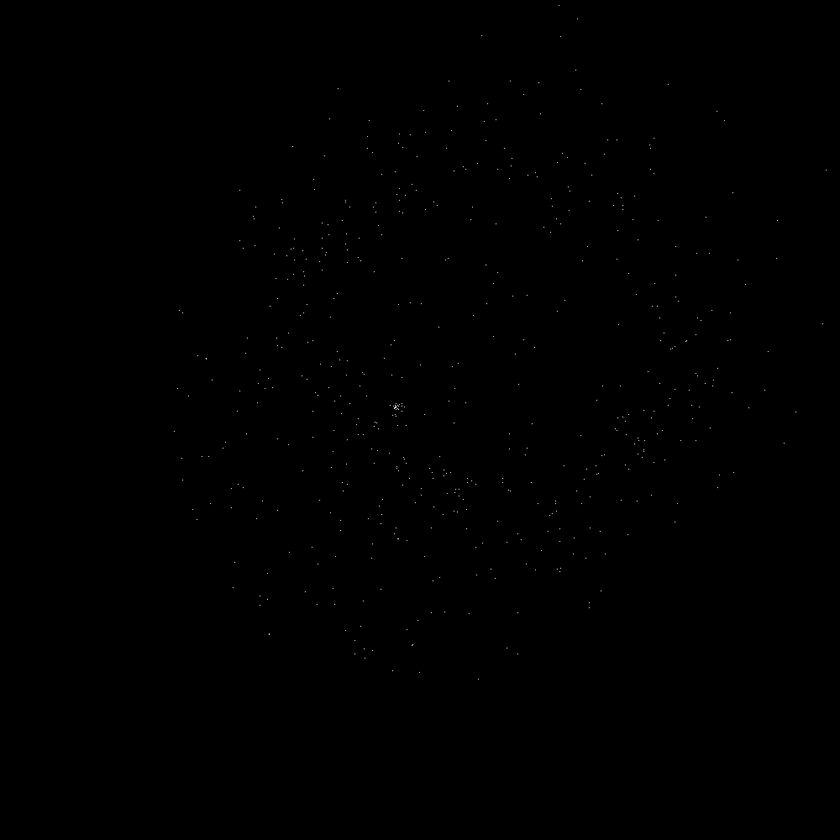
#> input picture sample.png, 840 x 840 px, shrunk from 1000 x 1000 before the run, found by its file name
$ python img_to_normtxt.py
#> lines starting #> are read from the running program, lines starting #| are printed output that depends on the picture; after the words box and inside, x2 and y2 are one past the last pixel; in counts of white or black regions, pixels touching at a corner belong together
from skimage import data, color
from skimage.util import img_as_ubyte
from skimage.io import imread

sample_image_filepath = 'sample.png'

img = imread(sample_image_filepath)
#> img is the input picture: shape (840, 840, 4); mean R, G, B, A 0.2, 0.2, 0.2, 255
normimg = img_as_ubyte(color.rgb2gray(img))

# plt.imsave('image_outputs/recreated.png', normimg, cmap='Greys') #if you want to check that the image was read correctly

for x in range(len(normimg)):       #'normalize' the image--i.e. set the non-photon pixels to 0 and photons to 1
    for y in range(len(normimg[1])):
        if normimg[x][y] != 0:
            normimg[x][y] = 1
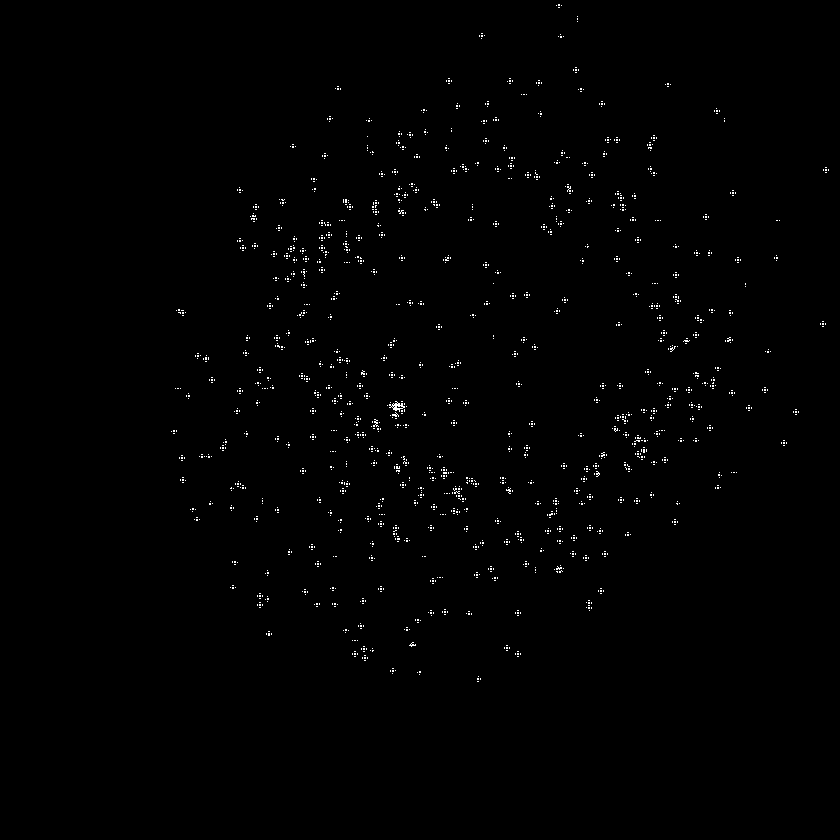
#> normimg: shape (840, 840); values 0 (black) and 1 (white), 0.67% white in thin lines or dots, all inside (x1, y1, x2, y2) = (171, 4, 829, 682)

for x in range(len(normimg)):       #output the normalized image
    for y in range(len(normimg[1])):
        print(normimg[x][y], end="")
    print()
#> this loop made 840 passes
#> (printed output is left out)


# plt.imsave('image_outputs/normrecreated.png', normimg, cmap='Greys') #if you want to see the results of normalizing the image

$ run again, with hough.png copied over sample.png
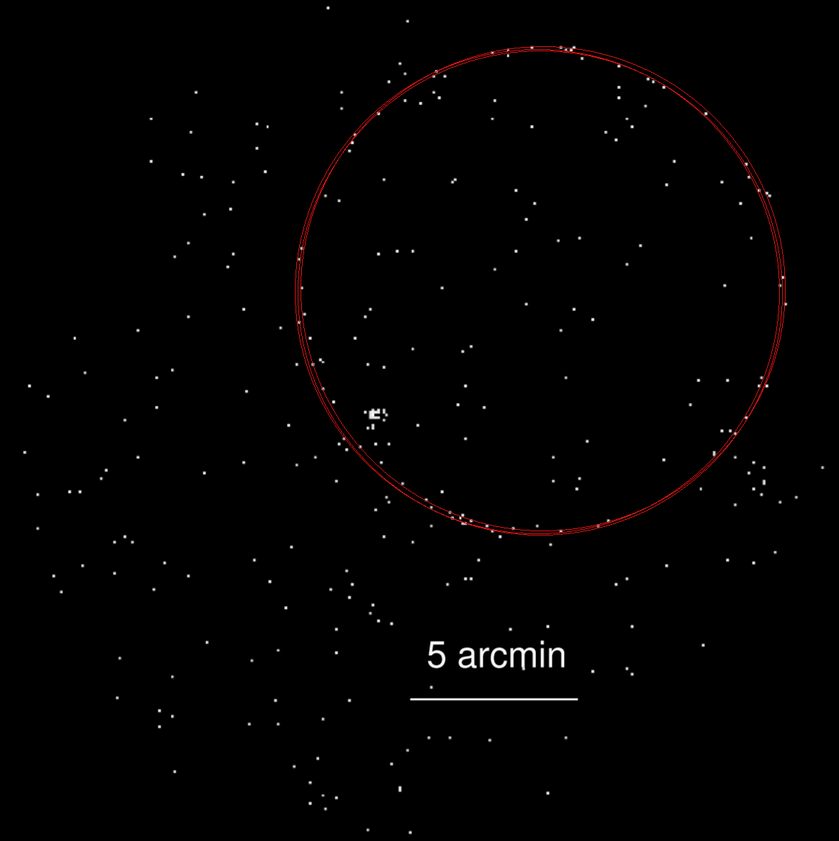
#> input picture hough.png, 839 x 841 px, shrunk from 1178 x 1181 before the run, found by its file name
#> img is the input picture: shape (841, 839, 4); mean R, G, B, A 2.2, 1.3, 1.3, 255
#> after the loop `for x in range(len(normimg)):       #'normalize' the image--i.e. set t..`:
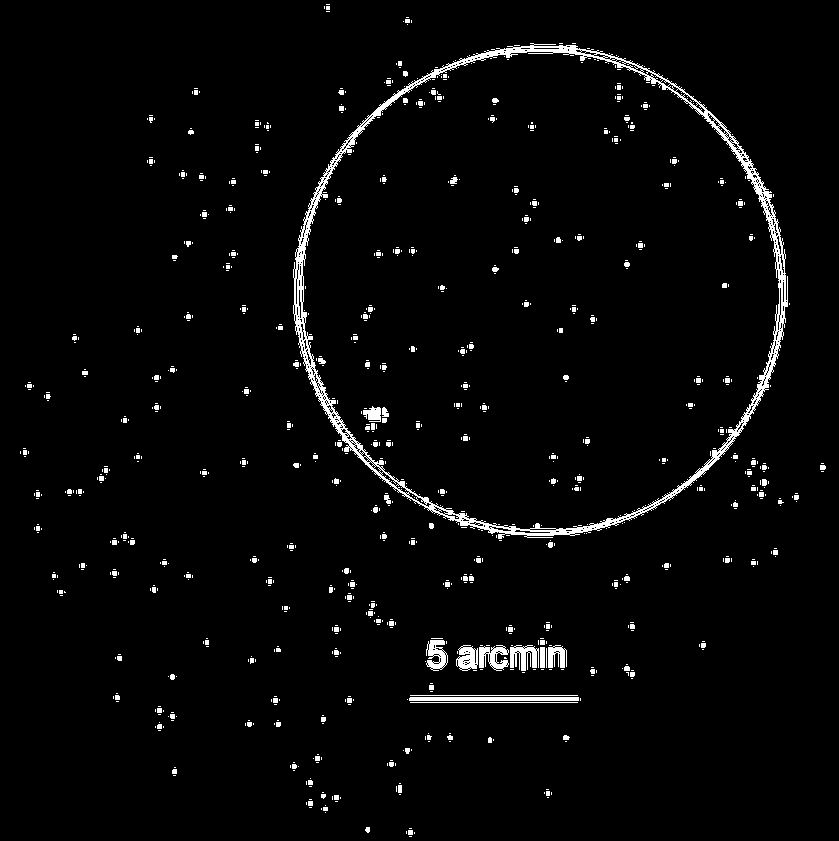
#> normimg: shape (841, 839); values 0 (black) and 1 (white), 2.9% white; 998 white regions (794 under 20 px), largest, box (x1, y1, x2, y2) and area: (293, 43, 788, 539) 10097, (409, 697, 579, 701) 679, (510, 645, 539, 671) 480
#> the loop `for x in range(len(normimg)):` made 841 passes
#> (printed output is left out)

$ run again, with hough2.png copied over sample.png
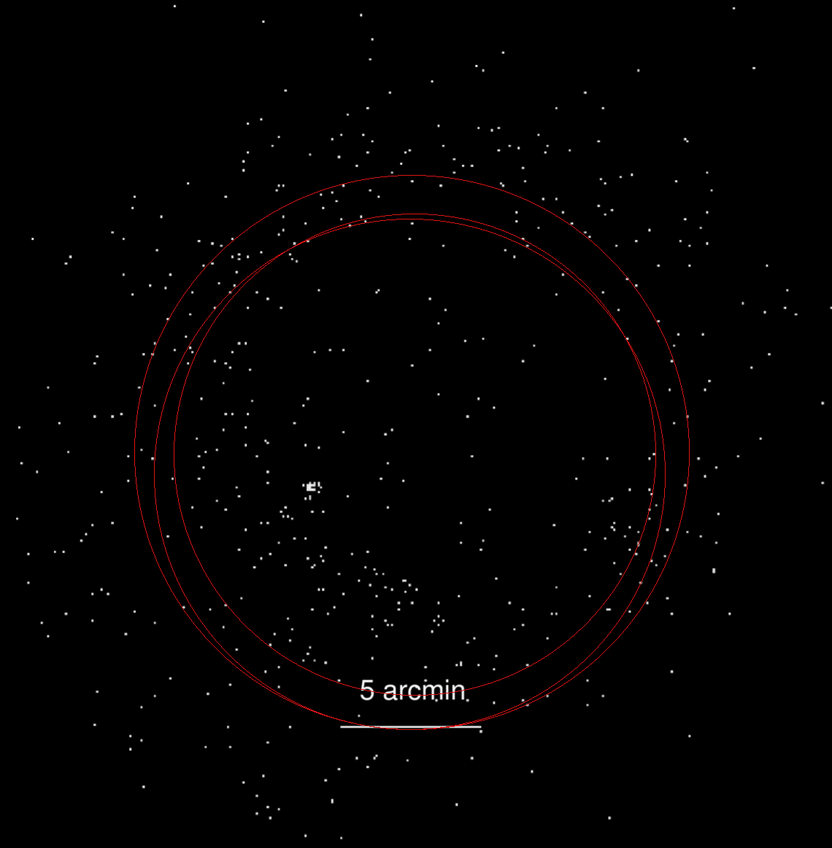
#> input picture hough2.png, 832 x 848 px, shrunk from 1140 x 1163 before the run, found by its file name
#> img is the input picture: shape (848, 832, 4); mean R, G, B, A 2.3, 1.3, 1.3, 255
#> after the loop `for x in range(len(normimg)):       #'normalize' the image--i.e. set t..`:
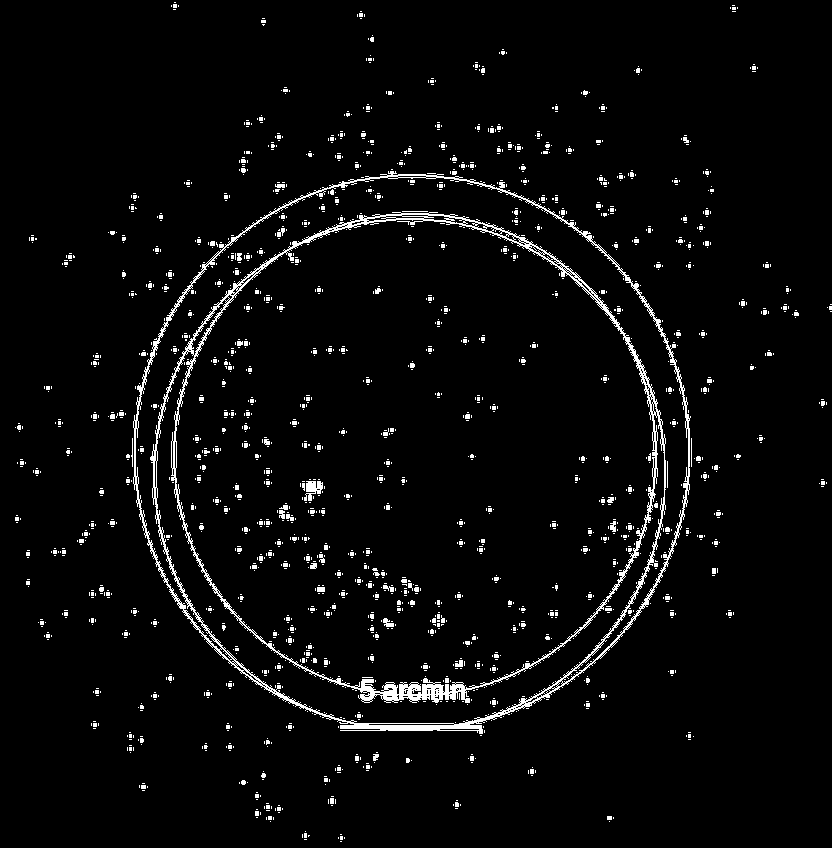
#> normimg: shape (848, 832); values 0 (black) and 1 (white), 3.8% white in thin lines or dots
#> the loop `for x in range(len(normimg)):` made 848 passes
#> (printed output is left out)
